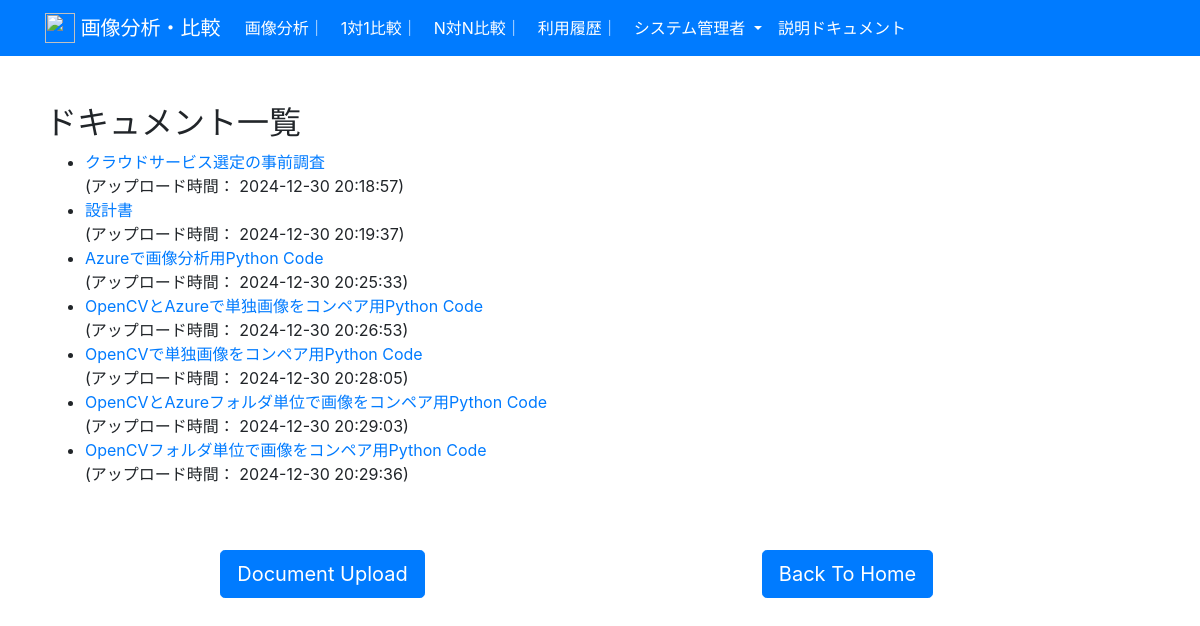
/documentDisplay/, run on an earlier commit of the app's database.
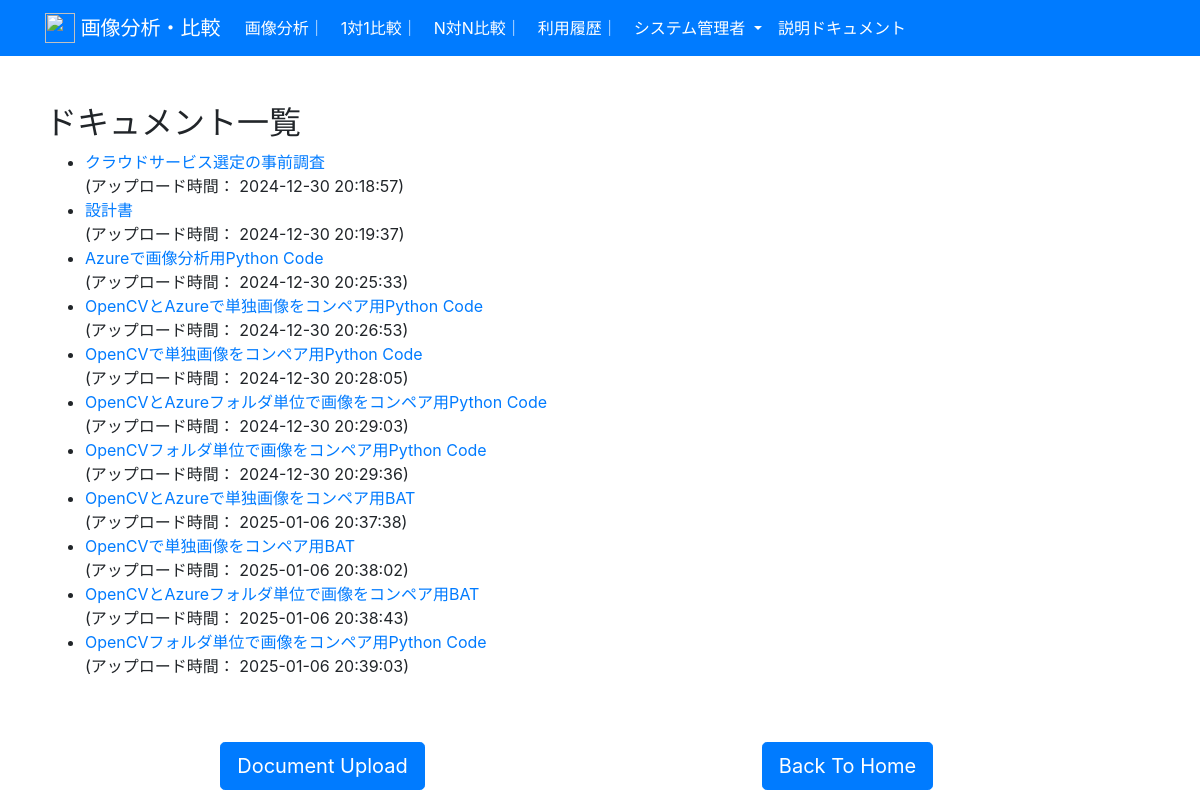
And on a later commit of the database.
### CompareImages/models.py (models this page shows, shortened)
class documentModels(models.Model):
    title = models.CharField(max_length=200, default="")
    document = models.FileField(upload_to='compareimages/documents/', default='')
    created_datetime = models.DateTimeField(null=True, blank=True)

### CompareImages/views.py (the view)
# urls.py: path('documentDisplay/', views.documentDisplay, name='documentDisplay'),
def documentDisplay(request):
    documents = documentModels.objects.all()
    return render(request, 'compareimages/documentDisplay.html', {'documents':documents})

### CompareImages/templates/compareimages/documentDisplay.html
{% extends "compareimages/base.html" %}
{% block content %}
    <div class="row justify-content-center mt-5">
        <div class="col-md-12">
            <h2>ドキュメント一覧</h2>
            {% if documents %}
                <ul>
                    {% for document in documents %}
                           <li><a href="{{ document.document.url }}" target="_blank">{{ document.title }}</a></li>
                           <span> (アップロード時間： {{ document.created_datetime|date:"Y-m-d H:i:s" }})</span>
                    {% endfor %}
                </ul>
            {% else %}
                <div class="text-center">
                    <h2>関連ドキュメントがない!</h2>
                </div>
            {% endif %}
        </div>
    </div>
    <div class="row justify-content-center mt-5 col-md-12">
        <div class="row col-md-12" >
            <div class="col-md-6">
                <div class="text-center">
                    <a role="button" class="btn btn-primary btn-lg" href="{% url 'documentUpload' %}">Document Upload</a>
                </div>
            </div>
            <div class="col-md-6">
                <div class="text-center">
                    <a role="button" class="btn btn-primary btn-lg" href="{% url 'home' %}">Back To Home</a>
                  </div>
            </div>
        </div>
    </div>
{% endblock %}

What changed in the data, as far as the page shows it:
added documentModels: title "OpenCVとAzureで単独画像をコンペア用BAT", created_datetime "2025-01-06 20:37:38"
added documentModels: title "OpenCVで単独画像をコンペア用BAT", created_datetime "2025-01-06 20:38:02"
added documentModels: title "OpenCVとAzureフォルダ単位で画像をコンペア用BAT", created_datetime "2025-01-06 20:38:43"
added documentModels: title "OpenCVフォルダ単位で画像をコンペア用Python Code", created_datetime "2025-01-06 20:39:03"
